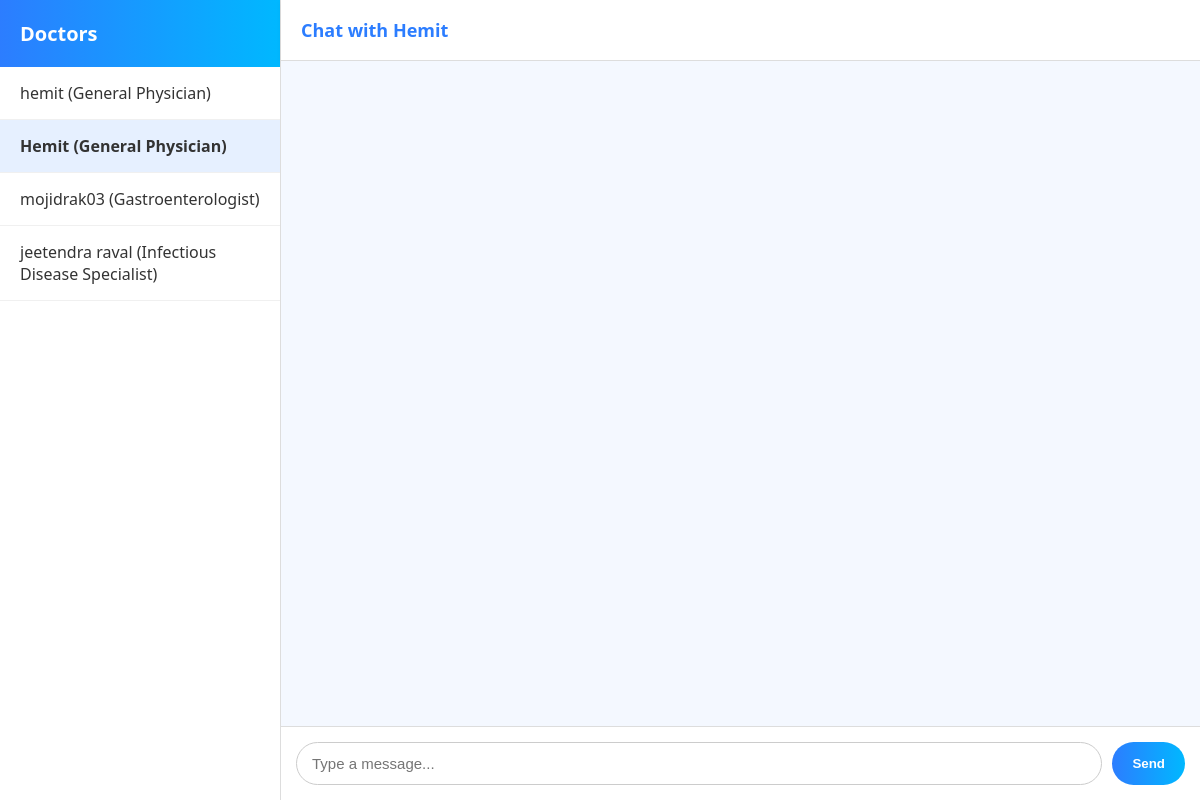
The page /chat?doctor=Hemit (signed in) on the database its author committed.
### app.py (models this page shows)
class User(db.Model):
    id = db.Column(db.Integer, primary_key=True)
    username = db.Column(db.String(50), unique=True, nullable=False)
    password = db.Column(db.String(100), nullable=False)
    role = db.Column(db.String(10), nullable=False)  # "patient" or "doctor"
    specialty = db.Column(db.String(50))  # only for doctors

### app.py (the view, shortened to what this page needs)
@app.route("/chat", methods=["GET", "POST"])
def chat():
    if "patient_username" not in session:
        return redirect(url_for("login_patient"))
    username = session["patient_username"]
    selected_doctor = request.args.get("doctor")  # active doctor
    doctors = {u.username: {"specialty": u.specialty} for u in User.query.filter_by(role="doctor").all()}
    messages = []
    if selected_doctor:
        messages = Message.query.filter_by(patient=username, doctor=selected_doctor).all()
    return render_template("chat.html",
                           username=username,
                           doctors=doctors,
                           active_doctor=selected_doctor,
                           messages=messages)

### templates/chat.html (shortened to what this page needs)
<!DOCTYPE html>
<html lang="en">
<head>
</head>
<body>
  <div class="container">
    <div class="sidebar">
      <h2>Doctors</h2>
      {% for doc, details in doctors.items() %}
        <a class="contact {% if active_doctor == doc %}active{% endif %}"
           href="{{ url_for('chat') }}?doctor={{ doc|urlencode }}">
          {{ doc }} ({{ details['specialty'] }})
        </a>
      {% endfor %}
    </div>
    <div class="chat-window">
      {% if active_doctor %}
        <div class="chat-header">Chat with {{ active_doctor }}</div>
        <div class="chat-box" id="chat-box">
        </div>
        <form method="POST" class="form-box">
          <input type="text" name="message" placeholder="Type a message..." required>
          <button type="submit">Send</button>
        </form>
      {% else %}
        <div class="chat-header">Select a doctor to start chatting</div>
      {% endif %}
    </div>
  </div>
</body>
</html>

### templates/chat.html (style rules this page uses)
body { margin:0; font-family: 'Segoe UI', sans-serif; background: linear-gradient(135deg, #f0f7ff 0%, #e6f2ff 100%); }
.container { display:flex; height:100vh; }
.sidebar { width:280px; background:#fff; border-right:1px solid #ddd; display:flex; flex-direction:column; }
.sidebar h2 { padding:20px; margin:0; background: linear-gradient(to right, #2c7dff, #00b8ff); color:#fff; font-size:20px; font-weight:600; }
.contact { position: relative; padding: 15px 20px; border-bottom: 1px solid #f0f0f0; text-decoration: none; color: #333; display: block; }
.contact.active { background:#e6f0ff; font-weight:600; }
.chat-window { flex:1; display:flex; flex-direction:column; }
.chat-header { padding:18px 20px; background:#fff; border-bottom:1px solid #ddd; font-weight:600; font-size:18px; color:#2c7dff; box-shadow:0 2px 6px rgba(0,0,0,0.05); }
.chat-box { flex:1; padding:20px; overflow-y:auto; background:#f4f8ff; display:flex; flex-direction:column; }
.form-box { display:flex; padding:15px; background:#fff; border-top:1px solid #ddd; }
.form-box input { flex:1; padding:12px 15px; border:1px solid #ccc; border-radius:25px; outline:none; font-size:15px; }
.form-box button { margin-left:10px; padding:12px 20px; border:none; border-radius:25px; background:linear-gradient(to right, #2c7dff, #00b8ff); color:#fff; font-weight:600; cursor:pointer; transition:0.2s; }

### rows shown on the page
User: username "hemit", specialty "General Physician"
User: username "Hemit", specialty "General Physician"
User: username "mojidrak03", specialty "Gastroenterologist"
User: username "jeetendra raval", specialty "Infectious Disease Specialist"

### other values the page prints
{{ active_doctor }} "Hemit"
